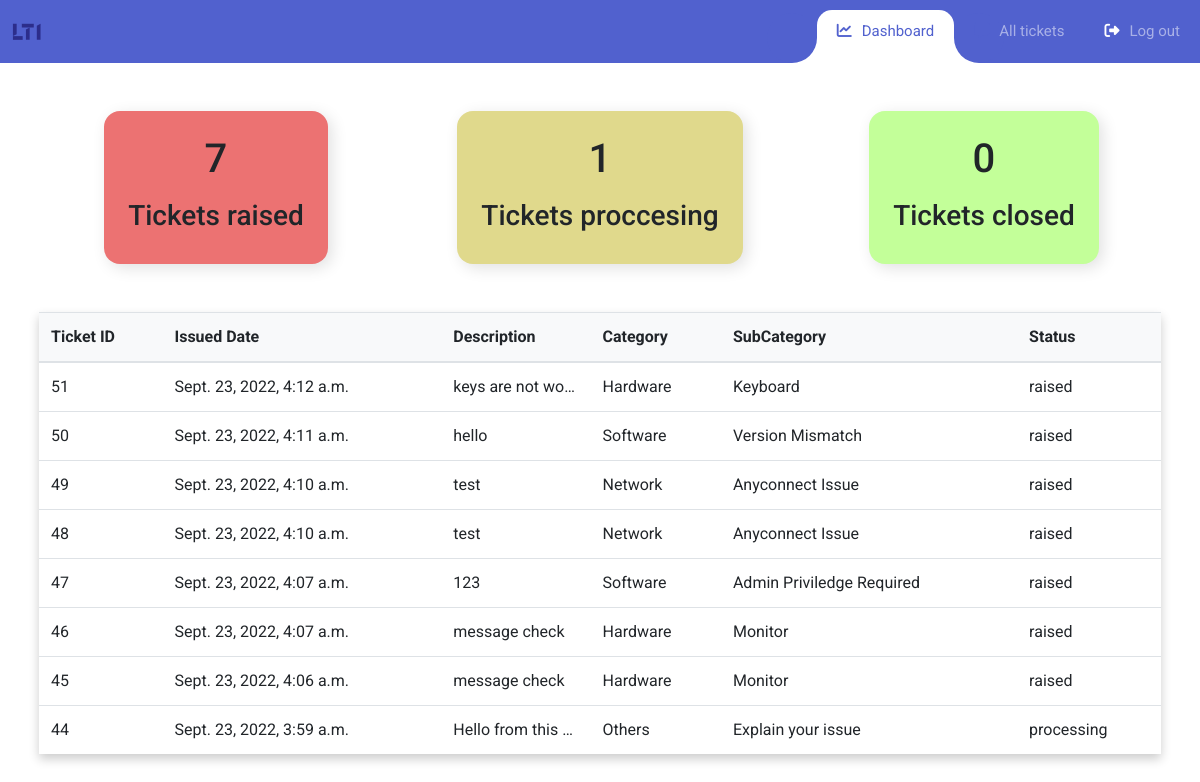
/dashboard, run on the app's committed database.
### Tickets/models.py (models this page shows, shortened)
class Ticket(models.Model):
    ticket_status = [
    ('raised', 'raised'),
    ('processing', 'processing'),
    ('closed', 'closed'),
]
    user_id = models.ForeignKey(Profile,related_name='user',on_delete=models.CASCADE)
    status = models.CharField(max_length=100,choices=ticket_status)
    category = models.CharField(max_length=100) # in case future error arises convert it to char field
    subCategory = models.CharField(max_length=100)
    description = models.TextField()
    issue_date = models.DateTimeField(auto_now_add=True)

### Admin/views.py (the view)
# urls.py: path("dashboard",views.dashboard.as_view(), name="dashboard"),
class dashboard(APIView):
    renderer_classes = [TemplateHTMLRenderer]
    template_name = 'dashboard.html'
    def get(self, request):
        queryset = Ticket.objects.all().values()[::-1][:10]
        status_set = Ticket.objects.all().values('status')
        print(status_set)
        number = {'raised':0,'processing':0,'closed':0}
        for y in status_set:
            if y['status'] == 'raised':
                number['raised'] += 1
            elif y['status'] == 'processing':
                number['processing'] += 1
            elif y['status'] == 'closed':
                number['closed'] += 1
        print(number)
        return render(request,'dashboard.html',{'list': queryset,'value_count':number})

### Admin/templates/dashboard.html (shortened to what this page needs)
{% load static %}
<!DOCTYPE html>
<html lang="en">
  <head>
    <link rel="stylesheet" href="{% static 'dashboard/fonts/icomoon/style.css' %}" />
    <link
      rel="stylesheet"
      href="https://cdnjs.cloudflare.com/ajax/libs/font-awesome/6.2.0/css/all.min.css"
    />
    <link rel="stylesheet" href="{% static 'dashboard/css/bootstrap.min.css' %}" />
    <link rel="stylesheet" href="{% static 'dashboard/css/dashboard_style.css' %}" />
  </head>
  <body>
      <nav class="navbar navbar-expand-custom navbar-mainbg">
          <a class="navbar-brand navbar-logo" href="#">
              <img src="{% static 'dashboard/images/lti.svg' %}" alt="LTI logo" width="10%" />
          </a>
          <div class="collapse navbar-collapse" id="navbarSupportedContent">
              <ul class="navbar-nav ml-auto">
                  <div class="hori-selector">
                      <div class="left"></div>
                      <div class="right"></div>
                  </div>
                  <li class="nav-item active">
                      <a class="nav-link" href="{% url 'adminn:dashboard' %}"><i class="fa-sharp fa-solid fa-chart-line" style="color:#5161ce"></i>Dashboard</a>
                  </li>
                  <li class="nav-item">
                      <a class="nav-link" href="{% url 'adminn:alltickets' %}"><i class="fa-solid fa-message" style="color:#5161ce"></i>All tickets</a>
                  </li>
                  <li class="nav-item">
                      <a class="nav-link" href="{% url 'adminn:reset' %}"><i class="fa-solid fa-right-from-bracket"></i>Log out</a>
                  </li>
              </ul>
          </div>
      </nav>
    <div class="container">
        <div class="row">
            <div class="col-md-12 col-lg-4">
                <div class="drop">
                    <div class="drop__container" style="background-color: #EC7272;">
                        <header>
                            <h1>{{value_count.raised}}</h1>
                        </header>
                        <div class="drop__list" id="drop-items">
                            <h3>Tickets raised</h3>
                        </div>
                    </div>
                </div>
            </div>
            <div class="col-md-12 col-lg-4">
                <div class="drop" >
                    <div class="drop__container" style="background-color: #E0D98C;">
                        <header>
                            <h1>{{value_count.processing}}</h1>
                        </header>
                        <div class="drop__list" id="drop-items">
                            <h3>Tickets proccesing</h3>
                        </div>
                    </div>
                </div>
            </div>
            <div class="col-md-12 col-lg-4">
                <div class="drop">
                    <div class="drop__container" style="background-color: #C3FF99;">
                        <header>
                            <h1>{{value_count.closed}}</h1>
                        </header>
                        <div class="drop__list" id="drop-items">
                            <h3>Tickets closed</h3>
                        </div>
                    </div>
                </div>
            </div>
        </div>
        <div class="row">
            <div class="col-md-12 col-lg-12">
                <div class="container" id="usertable">
                    <div class="shadow-4 rounded-5 overflow-hidden">
                        <table class="table align-middle mb-0 bg-white" >
                            <thead class="bg-light" id="head">
                                <tr>
                                    <th>Ticket ID</th>
                                    <th>Issued Date</th>
                                    <th>Description</th>
                                    <th style="">Category</th>
                                    <th style="">SubCategory</th>
                                    <th>Status</th>
                                </tr>
                              </thead>
                            <tbody>
                                {% for r in list %}
                                  <tr onclick="myFunc(this)">
                                  <td>{{r.id}}</td>
                                  <td>{{r.issue_date}}</td>
                                  <td style=
                                  "max-width:100px ;
                                    white-space: nowrap;
                                    overflow: hidden;
                                    text-overflow: ellipsis">{{r.description}}</td>
                                  <td>{{r.category}}</td>
                                  <td>{{r.subCategory}}</td>
                                  <td>{{r.status}}</td>
                                  </tr>
                                  {% endfor %}
                              </tbody>
                          </table>
                    </div>
                </div>
            </div>
        </div>
    </div>
  </body>
</html>

### Admin/static/dashboard/css/dashboard_style.css (style rules this page uses)
body { font-family: "Roboto", sans-serif; margin: 0; padding: 0; }
* { margin: 0; padding: 0; }
i { margin-right: 10px; }
.container { margin: 0%; padding: 0; max-width: 100%; }
#usertable { box-shadow: 0px 5px 10px 0px rgba(0, 0, 0, 0.2); }
.row { margin: 0; padding: 2%; }
.navbar { margin-bottom: 2%; }
.navbar-logo { color: #fff; padding-left: 1%; }
.navbar-mainbg { background-color: #5161ce; padding: 0; }
#navbarSupportedContent { overflow: hidden; position: relative; }
#navbarSupportedContent ul { padding: 0px; margin: 0px; }
#navbarSupportedContent ul li a i { margin-right: 10px; }
#navbarSupportedContent li { list-style-type: none; float: left; }
#navbarSupportedContent ul li a { color: rgba(255, 255, 255, 0.5); text-decoration: none; font-size: 15px; display: block; padding: 20px 20px; transition-duration: 0.1s; position: relative; }
#navbarSupportedContent > ul > li.active > a { color: #5161ce; background-color: transparent; transition: all 0.1s; }
.hori-selector { display: inline-block; position: absolute; height: 100%; top: 0px; left: 0px; transition-duration: 0.0s; background-color: #fff; border-top-left-radius: 15px; border-top-right-radius: 15px; margin-top: 10px; }
.hori-selector .right, .hori-selector .left { position: absolute; width: 25px; height: 25px; background-color: #fff; bottom: 10px; }
.hori-selector .right { right: -25px; }
.hori-selector .left { left: -25px; }
.hori-selector .right:before, .hori-selector .left:before { content: ""; position: absolute; width: 50px; height: 50px; border-radius: 50%; background-color: #5161ce; }
.hori-selector .right:before { bottom: 0; right: -25px; }
.hori-selector .left:before { bottom: 0; left: -25px; }
@media (min-width: 992px) { .navbar-expand-custom { -ms-flex-flow: row nowrap; flex-flow: row nowrap; -ms-flex-pack: start; justify-content: flex-start; } }
@media (min-width: 992px) { .navbar-expand-custom .navbar-nav { -ms-flex-direction: row; flex-direction: row; } }
@media (min-width: 992px) { .navbar-expand-custom .navbar-collapse { display: -ms-flexbox !important; display: flex !important; -ms-flex-preferred-size: auto; flex-basis: auto; background-color: #5161ce; } }
i:not(i.fa-eye) { color:white; }
ul { list-style: hangul-consonant; text-align:left; margin-left: -10rem; }
header { display: grid; justify-items: center; align-items: center; }
h1 { margin: 0; }
a { text-decoration: none; }
img { max-width: 100%; height: auto; }
.drop { display: grid; align-items: center; justify-content: center; }
.drop__container { display: grid; row-gap: 1rem; padding: 1.5rem; box-shadow: 4px 4px 16px #e1e1e1; border-radius: 1rem; }
.drop__list { display: grid; row-gap: 1rem; }

### data on the page
Ticket: id "51", issue_date "Sept. 23, 2022, 4:12 a.m.", description "keys are not wo…", category "Hardware", subCategory "Keyboard", status "raised"
Ticket: id "50", issue_date "Sept. 23, 2022, 4:11 a.m.", description "hello", category "Software", subCategory "Version Mismatch", status "raised"
Ticket: id "49", issue_date "Sept. 23, 2022, 4:10 a.m.", description "test", category "Network", subCategory "Anyconnect Issue", status "raised"
Ticket: id "48", issue_date "Sept. 23, 2022, 4:10 a.m.", description "test", category "Network", subCategory "Anyconnect Issue", status "raised"
Ticket: id "47", issue_date "Sept. 23, 2022, 4:07 a.m.", description "123", category "Software", subCategory "Admin Priviledge Required", status "raised"
Ticket: id "46", issue_date "Sept. 23, 2022, 4:07 a.m.", description "message check", category "Hardware", subCategory "Monitor", status "raised"
Ticket: id "45", issue_date "Sept. 23, 2022, 4:06 a.m.", description "message check", category "Hardware", subCategory "Monitor", status "raised"
Ticket: id "44", issue_date "Sept. 23, 2022, 3:59 a.m.", description "Hello from this…", category "Others", subCategory "Explain your issue", status "processing"

### other printed values
{{ value_count.raised }} "7"
{{ value_count.processing }} "1"
{{ value_count.closed }} "0"
